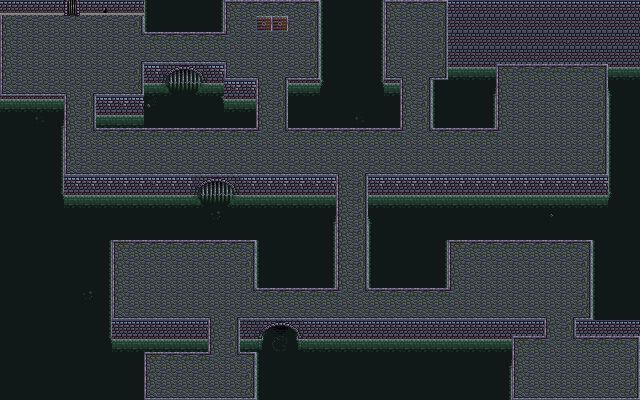

This is a level from a 2D game, rendered from its Tiled map with the project's own tilesets. A one-line summary and the complete map file follow:
An orthogonal 40x25 tile map with 16x16 px tiles, 2 tile layers (Background, Obstacles).

<map version="1.4" tiledversion="1.4.2" orientation="orthogonal" renderorder="right-down" width="40" height="25" tilewidth="16" tileheight="16" infinite="0" nextlayerid="3" nextobjectid="1">
 <editorsettings>
  <export target="sewer.json" format="json" />
 </editorsettings>
 <tileset firstgid="1" name="tileset" tilewidth="16" tileheight="16" tilecount="352" columns="16">
  <image source="sewer-tileset.png" width="256" height="352" />
 </tileset>
 <layer id="1" name="Background" width="40" height="25">
  <data encoding="csv">
65,65,65,65,25,65,72,65,65,120,129,129,129,121,1,2,2,2,2,3,120,129,129,121,1,2,2,3,49,49,49,49,49,49,49,49,49,49,49,49,
17,18,18,18,18,18,18,18,19,120,129,129,129,121,17,18,96,96,18,19,120,129,129,121,17,18,18,19,51,51,51,51,51,51,51,51,51,51,51,51,
17,18,18,18,18,18,18,18,20,2,2,2,2,2,21,18,18,18,18,19,120,129,129,121,17,18,18,19,51,51,51,51,51,51,51,58,51,51,51,51,
17,18,18,18,18,18,18,18,4,34,34,34,34,34,5,18,18,18,18,19,120,129,129,121,17,18,18,19,51,51,51,51,51,58,51,51,51,51,51,51,
17,18,18,18,18,18,18,18,19,50,92,93,94,50,33,34,5,4,34,35,120,129,129,121,33,5,4,35,113,113,113,1,2,2,2,2,2,3,113,113,
33,34,34,34,5,4,34,34,35,113,108,109,110,113,57,50,17,19,113,113,107,129,129,106,113,17,19,120,129,129,90,17,18,18,18,18,18,19,91,129,
113,113,113,113,17,19,50,57,50,127,129,129,129,106,113,113,17,19,129,129,129,129,129,129,129,17,19,120,129,129,121,17,18,18,18,18,18,19,120,129,
129,129,125,90,17,19,113,113,113,129,129,129,129,129,129,129,17,19,129,129,129,129,125,129,129,17,19,120,129,129,121,17,18,18,18,18,18,19,120,129,
129,129,129,121,17,20,2,2,2,2,2,2,2,2,2,2,21,20,2,2,2,2,2,2,2,21,20,2,2,2,2,21,18,18,18,18,18,19,120,129,
129,129,129,121,17,18,18,18,18,18,18,18,18,18,18,18,18,18,18,18,18,18,18,18,18,18,18,18,18,18,18,18,18,18,18,18,18,19,120,129,
129,129,129,121,33,34,34,34,34,34,34,34,34,34,34,34,34,34,34,34,34,5,4,34,34,34,34,34,34,34,34,34,34,34,34,34,34,35,120,129,
129,129,129,121,50,50,50,50,50,57,50,50,92,93,94,50,50,50,50,57,50,17,19,50,50,50,50,50,50,50,50,50,50,50,50,50,50,50,120,129,
129,129,129,106,113,113,113,113,113,113,113,113,108,109,110,113,113,113,113,113,113,17,19,113,113,113,113,113,113,113,113,113,113,113,113,113,113,113,107,129,
129,129,129,129,129,129,129,129,129,129,129,129,129,126,129,129,129,129,129,129,90,17,19,91,129,129,129,129,129,129,129,129,129,129,140,129,129,129,129,129,
129,129,129,129,129,129,129,129,129,129,129,129,129,129,129,129,129,129,129,129,121,17,19,120,129,129,129,129,129,129,129,129,129,129,129,129,129,129,129,129,
129,129,129,129,129,129,121,1,2,2,2,2,2,2,2,3,120,129,129,129,121,17,19,120,129,129,129,121,1,2,2,2,2,2,2,2,3,120,129,129,
129,129,129,129,129,129,121,17,18,18,18,18,18,18,18,19,120,129,129,129,121,17,19,120,129,129,129,121,17,18,18,18,18,18,18,18,19,120,129,129,
129,129,129,129,129,129,121,17,18,18,18,18,18,18,18,19,120,129,129,129,121,17,19,120,129,129,129,121,17,18,18,18,18,18,18,18,19,120,129,129,
129,129,129,129,129,126,121,17,18,18,18,18,18,18,18,20,2,2,2,2,2,21,20,2,2,2,2,2,21,18,18,18,18,18,18,18,19,120,129,129,
129,129,129,129,129,129,121,33,34,34,34,34,34,5,4,34,34,34,34,34,34,34,34,34,34,34,34,34,34,34,34,34,34,34,5,4,35,120,129,129,
129,129,129,129,129,129,121,49,49,49,49,49,49,17,19,51,98,99,100,49,49,49,49,49,49,49,49,49,49,49,49,49,49,49,17,19,56,49,49,49,
129,129,129,129,129,129,106,113,113,113,113,113,113,17,19,113,117,143,119,113,113,113,113,113,113,113,113,113,113,113,113,113,1,2,21,20,2,2,2,3,
129,129,129,129,129,129,129,129,129,1,2,2,2,21,20,3,120,129,129,129,129,129,129,129,129,129,129,129,129,129,129,90,17,18,18,18,18,18,18,19,
129,129,129,129,129,129,129,129,129,17,18,18,18,18,18,19,120,129,129,129,129,129,129,129,129,129,129,129,129,129,129,121,17,18,18,18,18,18,18,19,
129,129,129,129,129,129,129,129,129,33,34,34,34,34,34,35,120,129,129,129,129,129,129,129,129,129,129,129,129,129,129,121,33,34,34,34,34,34,34,35
</data>
 </layer>
 <layer id="2" name="Obstacles" width="40" height="25">
  <data encoding="csv">
65,65,65,65,25,65,72,65,65,120,0,0,0,121,0,0,0,0,0,0,120,0,0,121,0,0,0,0,49,0,0,0,0,0,0,0,0,0,0,0,
0,0,0,0,0,0,0,0,0,120,129,129,129,121,0,0,96,96,0,0,120,0,0,121,0,0,0,0,51,0,0,0,0,0,0,0,0,0,0,0,
0,0,0,0,0,0,0,0,0,0,0,0,0,0,0,0,0,0,0,0,120,0,0,121,0,0,0,0,51,0,0,0,0,0,0,0,0,0,0,0,
0,0,0,0,0,0,0,0,0,0,0,0,0,0,0,0,0,0,0,0,120,0,0,121,0,0,0,0,51,0,0,51,51,58,51,51,51,51,0,0,
0,0,0,0,0,0,0,0,0,50,92,93,94,50,0,0,0,0,0,0,120,0,0,121,0,0,0,0,113,0,113,0,0,0,0,0,0,0,113,0,
0,0,0,0,0,0,0,0,0,113,0,0,0,113,57,50,0,0,113,113,107,0,0,106,113,0,0,120,0,0,90,0,0,0,0,0,0,0,91,0,
113,113,113,113,0,0,50,57,50,127,0,0,0,0,113,113,0,0,129,0,0,0,0,0,129,0,0,120,0,0,121,0,0,0,0,0,0,0,120,0,
0,0,0,90,0,0,113,113,113,129,129,129,129,129,129,129,0,0,129,129,129,129,125,129,129,0,0,120,129,129,121,0,0,0,0,0,0,0,120,0,
0,0,0,121,0,0,0,0,0,0,0,0,0,0,0,0,0,0,0,0,0,0,0,0,0,0,0,0,0,0,0,0,0,0,0,0,0,0,120,0,
0,0,0,121,0,0,0,0,0,0,0,0,0,0,0,0,0,0,0,0,0,0,0,0,0,0,0,0,0,0,0,0,0,0,0,0,0,0,120,0,
0,0,0,121,0,0,0,0,0,0,0,0,0,0,0,0,0,0,0,0,0,0,0,0,0,0,0,0,0,0,0,0,0,0,0,0,0,0,120,0,
0,0,0,121,50,50,50,50,50,57,50,50,92,93,94,50,50,50,50,57,50,0,0,50,50,50,50,50,50,50,50,50,50,50,50,50,50,50,0,0,
0,0,0,106,0,0,0,0,0,0,0,0,0,0,0,0,0,0,0,0,113,0,0,113,0,0,0,0,0,0,0,0,0,0,0,0,0,0,0,0,
0,0,0,0,0,0,0,0,0,0,0,0,0,0,0,0,0,0,0,0,90,0,0,91,0,0,0,0,0,0,0,0,0,0,0,0,0,0,0,0,
0,0,0,0,0,0,0,129,129,129,129,129,129,129,129,129,0,0,0,0,121,0,0,120,0,0,0,0,129,129,129,129,129,129,129,129,129,0,0,0,
0,0,0,0,0,0,121,0,0,0,0,0,0,0,0,0,120,0,0,0,121,0,0,120,0,0,0,121,0,0,0,0,0,0,0,0,0,120,0,0,
0,0,0,0,0,0,121,0,0,0,0,0,0,0,0,0,120,0,0,0,121,0,0,120,0,0,0,121,0,0,0,0,0,0,0,0,0,120,0,0,
0,0,0,0,0,0,121,0,0,0,0,0,0,0,0,0,120,129,129,129,121,0,0,120,129,129,129,121,0,0,0,0,0,0,0,0,0,120,0,0,
0,0,0,0,0,0,121,0,0,0,0,0,0,0,0,0,0,0,0,0,0,0,0,0,0,0,0,0,0,0,0,0,0,0,0,0,0,120,0,0,
0,0,0,0,0,0,121,0,0,0,0,0,0,0,0,0,0,0,0,0,0,0,0,0,0,0,0,0,0,0,0,0,0,0,0,0,0,120,0,0,
0,0,0,0,0,0,121,49,49,49,49,49,49,0,0,51,98,99,100,49,49,49,49,49,49,49,49,49,49,49,49,49,49,49,0,0,56,49,49,49,
0,0,0,0,0,0,0,0,0,113,113,113,113,0,0,113,0,0,0,0,0,0,0,0,0,0,0,0,0,0,0,113,0,0,0,0,0,0,0,0,
0,0,0,0,0,0,0,0,129,0,0,0,0,0,0,0,120,0,0,0,0,0,0,0,0,0,0,0,0,0,0,90,0,0,0,0,0,0,0,0,
0,0,0,0,0,0,0,0,129,0,0,0,0,0,0,0,120,0,0,0,0,0,0,0,0,0,0,0,0,0,0,121,0,0,0,0,0,0,0,0,
0,0,0,0,0,0,0,0,129,0,0,0,0,0,0,0,120,0,0,0,0,0,0,0,0,0,0,0,0,0,0,121,0,0,0,0,0,0,0,0
</data>
 </layer>
</map>
